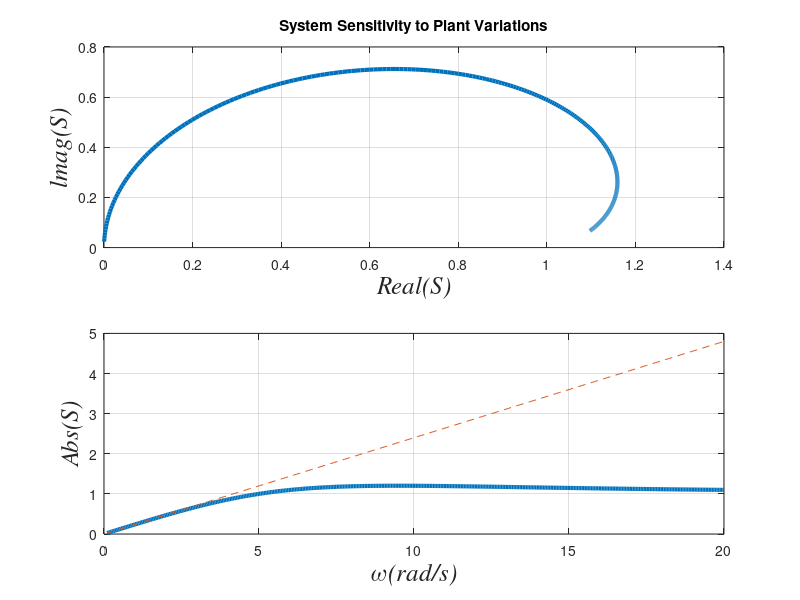

Write MATLAB code to recreate this figure.
% System Sensitivity Plot %
K=50;
num=[1 12 0];
den=[1 12 K];
w=[0.1:0.05:20];
s=w*i; 

n=s.^2 +12*s;
d= s.^2+12*s+K;
S=n./d;
n2=12*s;
d2=K;
S2=n2./d2;
subplot(211), 

plot(real(S),imag(S),'LineWidth',3)
title('System Sensitivity to Plant Variations')
X=xlabel('Real(S)');
Y=ylabel('lmag(S)')
set([X,Y],'FontName','times','FontSize',18,'FontAngle','Italic')
grid


subplot(212),
plot(w,abs(S),'LineWidth',3)
hold on
plot(w,abs(S2),'--')
X=xlabel('\omega(rad/s)');
Y=ylabel('Abs(S)');
hold off
set([X,Y],'FontName','times','FontSize',18,'FontAngle','Italic')
grid
